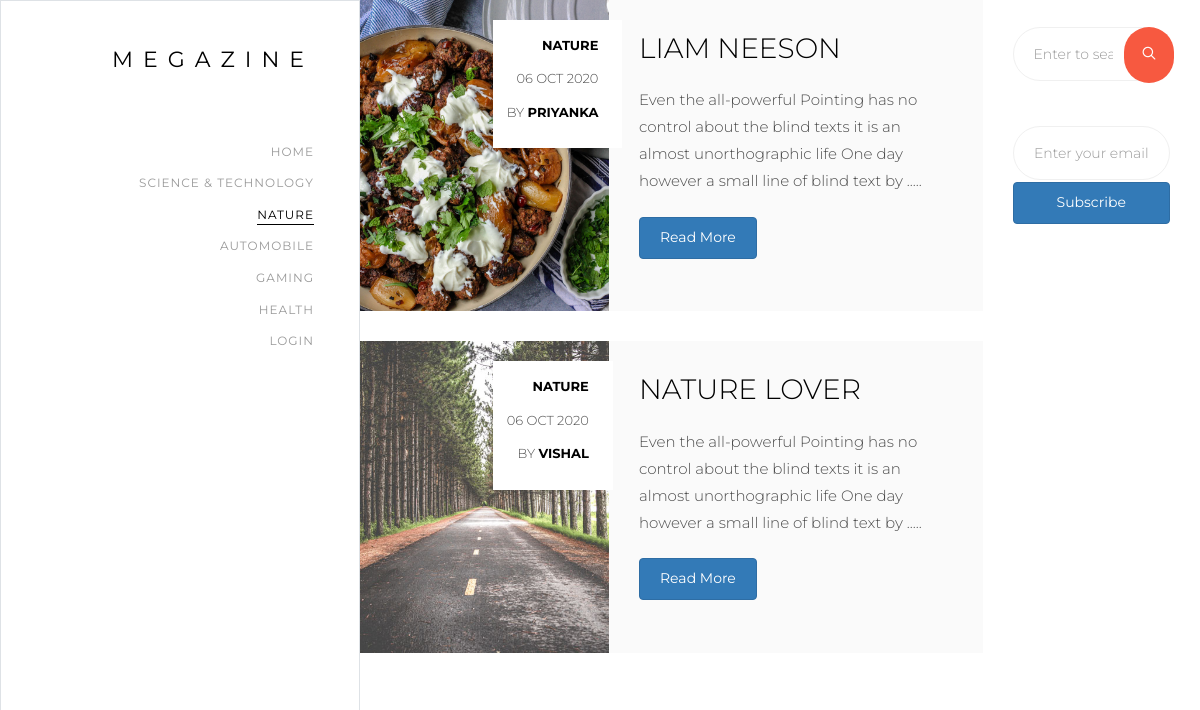
The app's page /category.php?cid=8 with its own data.
### tables this page shows
CREATE TABLE `category` (
  `categoryid` int(11) NOT NULL,
  `categoryname` varchar(100) NOT NULL,
  `post` int(11) NOT NULL
);

CREATE TABLE `post` (
  `post_id` int(11) NOT NULL,
  `title` varchar(100) NOT NULL,
  `description` text NOT NULL,
  `category` varchar(100) NOT NULL,
  `post_date` varchar(50) NOT NULL,
  `author` int(11) NOT NULL,
  `post_img` varchar(100) NOT NULL
);

CREATE TABLE `user` (
  `userid` int(10) NOT NULL,
  `firstname` varchar(50) NOT NULL,
  `lastname` varchar(50) NOT NULL,
  `username` varchar(30) NOT NULL,
  `password` varchar(50) NOT NULL,
  `role` int(15) NOT NULL
);

### category.php (the view, shortened to what this page needs)
<!DOCTYPE HTML>
<html>
	<head>
	<link rel="stylesheet" href="https://stackpath.bootstrapcdn.com/bootstrap/4.5.2/css/bootstrap.min.css">
	<link rel="stylesheet" href="css/icomoon.css">
	<link rel="stylesheet" href="css/bootstrap.css">
	<link rel="stylesheet" href="css/style.css">
	</head>
	<body>
	<div id="blogz-page">
		<?php include('menu.php');?>
		<div id="blogz-main">
			<div class="blogz-blog">
				<div class="container-wrap">
					<div class="row">
						<div class="col-md-9">
							<div class="content-wrap">
								<?php
								include("config.php");
								$categoryid = $_GET['cid'];
								$sql = "SELECT * FROM post
						        LEFT JOIN category ON post.category = category.categoryid
						        LEFT JOIN user ON post.author = user.userid WHERE post.category = $categoryid ORDER BY post.post_id DESC";
						        $result = mysqli_query($conn,$sql) or die(header("location:home.php"));
						        if(mysqli_num_rows($result)>0){
                                    while($row = mysqli_fetch_array($result)){
								?>
								<article class="blog-entry-travel animate-box">
									<div class="blog-img" style="background-image: url(admin_panel/upload/<?php echo $row['post_img'];?>);"></div>
									<div class="desc">
										<p class="meta">
											<span class="cat"><a href="category.php?cid=<?php echo $row['categoryid'];?>"><?php echo $row['categoryname'] ?></a></span>
											<span class="date"><?php echo $row['post_date'] ?></span>
											<span class="pos">By <a href="author.php?aid=<?php echo $row['userid']?>"><?php echo $row['firstname']?></a></span>
										</p>
										<h2><a href="single.php?postid=<?php echo $row['post_id'];?>"><?php echo $row['title'] ?></a></h2>
										<p><?php echo substr($row['description'],0,150) .".....";?></p>
										<p><a href="single.php?postid=<?php echo $row['post_id'];?>" class="btn btn-primary with-arrow">Read More <i class="icon-arrow-right22"></i></a></p>
									</div>
								</article>
								<?php }} ?>
							</div>
						</div>
						<div class="col-md-3"><br>
							<div class="sidebar">
								<div class="side animate-box">
									<form method="GET" action="search.php">
										<div class="form-group">
											<input type="text" class="form-control" id="search" name="search" placeholder="Enter to search...">
											<button type="submit" class="btn submit btn-primary"><i class="icon-search3"></i></button>
										</div>
									</form>
								</div>
								<div class="side animate-box">
									<div class="form-group">
										<input type="text" class="form-control form-email text-center" id="email" placeholder="Enter your email">
										<button type="submit" class="btn btn-primary btn-subscribe">Subscribe</button>
									</div>
								</div>
							</div>
						</div>
					</div>
				</div>
			</div>
		</div>
	</div>
	</body>
</html>

### menu.php (shortened to what this page needs)
<!DOCTYPE html>
<html>
<body>
	<aside id="blogz-aside" role="complementary" class="border js-fullheight">
		<h1 id="blogz-logo"><a href="home.php">Megazine</a></h1>
		<nav id="blogz-main-menu" role="navigation">
			<?php
				include('config.php');
				if(isset($_GET['cid'])){
					$cid = $_GET['cid'];
				}
				$sql2 = "SELECT * FROM category WHERE post >0";
				$result2 = mysqli_query($conn,$sql2) or die("query failed.Category");
		        if(mysqli_num_rows($result2)>0){
			 ?>
			<ul>
				<li ><a href="home.php">HOME</a></li>
				<?php while($row2 = mysqli_fetch_array($result2)){
					if(isset($_GET['cid'])){
						if($row2['categoryid'] == $cid){
							$active = 'blogz-active';
						}
						else{
							$active = '';
						}
					}
				?>
				<li class="<?php echo $active ;?>"><a href="category.php?cid=<?php echo $row2['categoryid']?>"><?php echo $row2['categoryname']?></a></li>
				<?php } ?>
				<li><a href="admin_panel/login.php">Login</a></li>
			</ul>
			<?php } ?>
		</nav>
	</aside>
</body>
</html>

### css/icomoon.css (style rules this page uses)
[class^="icon-"], [class*=" icon-"] { font-family: 'icomoon' !important; speak: none; font-style: normal; font-weight: normal; font-variant: normal; text-transform: none; line-height: 1; -webkit-font-smoothing: antialiased; -moz-osx-font-smoothing: grayscale; }
.icon-search3:before { content: "\e088"; }

### records on screen
category: categoryname "SCIENCE & TECHNOLOGY"
category: categoryname "NATURE"
category: categoryname "AUTOMOBILE"
category: categoryname "GAMING"
category: categoryname "HEALTH"
post: post_img (picture), category.categoryname "NATURE", post_date "06 OCT 2020", user.firstname "PRIYANKA", title "LIAM NEESON", description "Even the all-powerful Pointing has no control about the blind texts it is an almost unorthographic life One day however a small line of blind text by"
post: post_img (picture), category.categoryname "NATURE", post_date "06 OCT 2020", user.firstname "VISHAL", title "NATURE LOVER", description "Even the all-powerful Pointing has no control about the blind texts it is an almost unorthographic life One day however a small line of blind text by"
